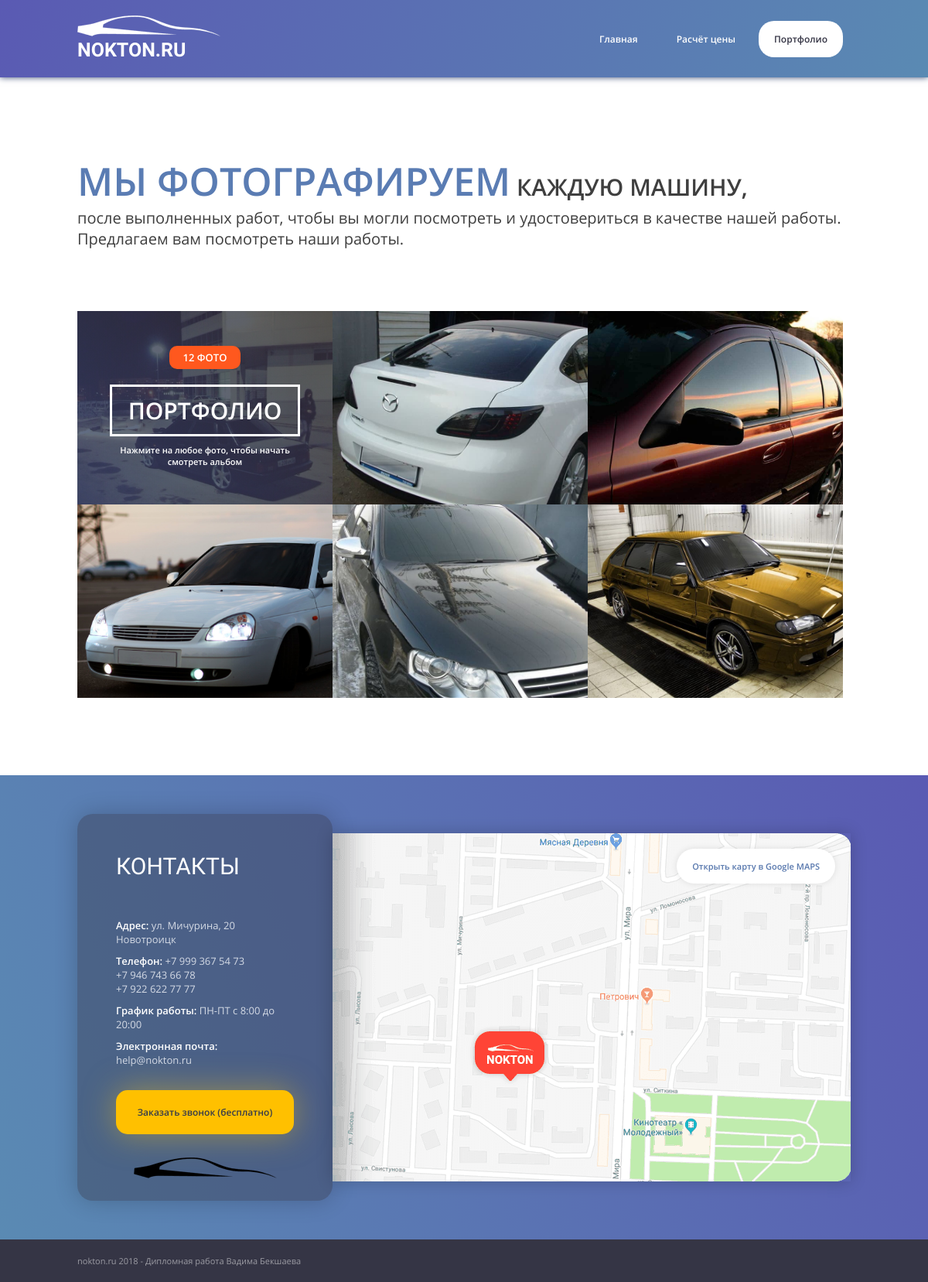
The app's page /portfolio with its own data.
### tables this page shows
CREATE TABLE `portfolio` (
  `id` int(9) NOT NULL,
  `name` varchar(128) NOT NULL
);

### config/routes.php (called while the page is built)
<?php
return array(
	'portfolio' => 'site/portfolio',
	'price_order' => 'site/priceorder',
	'ajax/()' => 'site/ajax/$1',
	'login' => 'admin/login',
	'admin' => 'admin/index',
    '' => 'site/index',
);

### controllers/SiteController.php (called while the page is built, shortened)
<?php
class SiteController
{
    public function actionPortfolio()
    {
        $prtfl_info = json_decode(portfolio::loadPhoto());
        $count_portfolio = $prtfl_info->line;
        $prtfl = $prtfl_info->data;
        require_once(ROOT . '/views/portfolio.php');
        return true;
    }
}

### index.php (called while the page is built, shortened)
<?php
$router = new Router();
$router->run();

### models/portfolio.php (called while the page is built, shortened)
<?php
class portfolio
{
    public static function loadPhoto($arg = "all"){
    	$db = db::getConnection();
        if($arg == "all") $sql = "SELECT * FROM `portfolio` ORDER BY id DESC";
        else {
            $id = intval($arg);
            $sql = "SELECT * FROM `portfolio` WHERE id='$id'";
        }
        $result = $db->prepare($sql);
        $result->setFetchMode(PDO::FETCH_ASSOC);
        $result->execute();
        $i = 1;
        $prtfl = [];
        $prtfl[0] = "";
        while ($row = $result->fetch()) {
            if(!isset($id))
            {
                $prtfl[$i]['id'] = $row['id'];
                $prtfl[$i]['name'] = $row['name'];
            }
            else {
                $prtfl['id'] = $row['id'];
                $prtfl['name'] = $row['name'];
            }
            $i++;
        }
        if($i == 1) $answer = ["line"=>"none"];
        else $answer = ["line"=>$i-1,"data"=>$prtfl];
        return json_encode($answer);
    }
}

### views/portfolio.php (the view, shortened to what this page needs)
<?php include ROOT."/views/layouts/head.php";?>
<body>
    <?php include ROOT."/views/layouts/nav.php";?>
    <div id="portfolio" class="wrapper">
        <p id="descript_portfolio"><span id="allot_1">Мы фотографируем</span><span id="allot_2"> каждую машину,</span><br>
        после выполненных работ, чтобы вы могли посмотреть и удостовериться в качестве нашей работы. Предлагаем вам посмотреть наши работы.</p>
        <div id="group_photo" class="view_photo">
            <?php
            $i = 1;
            while($i <= 6){
                if(isset($prtfl[$i])) {?>
                <div id="prtfl_job_<?=$i;?>" class="prtfl" data-id="<?=$prtfl[$i]->id;?>">
                    <img src="template/images/portfolio/<?=$prtfl[$i]->name;?>">
                    <?php if($i == 1) { ?>
                    <div id="prtfl_hover">
                        <p class="prtfl_count"><?=$count_portfolio;?> фото</p>
                        <p class="prtfl_titul">Портфолио</p>
                        <p class="text">Нажмите на любое фото, чтобы начать смотреть альбом</p>
                    </div>
                    <?php } ?>
                </div>
            <?php $i++;}
            }?>
        </div>
    </div>
    <?php include ROOT."/views/layouts/footer.php";?>
</body>
</html>

### components/Router.php (shortened to what this page needs)
<?php
class Router
{
    private $routes;
    public function __construct()
    {
        $routesPath = ROOT . '/config/routes.php';
        $this->routes = include($routesPath);
    }
    private function getURI()
    {
        if (!empty($_SERVER['REQUEST_URI'])) return trim($_SERVER['REQUEST_URI'], '/');
    }
    public function run()
    {
        $uri = $this->getURI();
        foreach ($this->routes as $uriPattern => $path) {
            if (preg_match("~$uriPattern~", $uri)) {
                $internalRoute = preg_replace("~$uriPattern~", $path, $uri);
                $segments = explode('/', $internalRoute);
                $controllerName = array_shift($segments) . 'Controller';
                $actionName = 'action' . ucfirst(array_shift($segments));
                $parameters = $segments;
                $controllerObject = new $controllerName;
                $result = call_user_func_array(array($controllerObject, $actionName), $parameters);
                if ($result != null) break;
            }
        }
    }
}

### template/style/main.css (style rules this page uses)
body { background-color: white; user-select: none; }
.wrapper { width: 1000px; min-width: 1000px; margin: 0 auto; }
.text { font: 13px opensans; color: #7a8087; }
.wrapper { margin: auto; display: block; width: 195px; }
#portfolio { margin-top: 100px; padding: 100px 0; }
#descript_portfolio { font: 20px opensans; color: #3f3f3f; }
#allot_1 { font: 50px opensans-sb; text-transform: uppercase; color: #5a7cb3; }
#allot_2 { font: 30px opensans-sb; text-transform: uppercase; color: #3f3f3f; }
#group_photo { margin-top: 80px; }
#group_photo > div { width: 330px; height: 250px; float: left; overflow: hidden; position: relative; background-color: #393e48; }
.prtfl { transition: 0.3s; cursor: pointer; }
#prtfl_job_1::before { content: ''; width: inherit; height: inherit; left: 0;top:0; position: absolute; background: linear-gradient(-131deg, #2d2d2d, #33456a); display: block; opacity: 0.77; transition: 0.3s; }
#prtfl_hover { width: inherit; height: inherit; position: absolute; top: 0;left: 0; text-align: center; cursor: pointer; }
.prtfl_count { font: 13px opensans-sb; text-transform: uppercase; color: white; background: #ff581e; width: 80px; padding: 6px; border-radius: 10px; margin: 45px auto 0; }
.prtfl_titul { font: 30px opensans-sb; text-transform: uppercase; color: white; border: 3px solid white; width: 200px; padding: 10px 20px; margin: 20px auto 10px; }
#prtfl_hover .text { font: 11px opensans-sb; color: white; width: 250px; margin: 0 auto; }
#group_photo img { display: none; }

### records on screen
portfolio: name (picture), count_portfolio "12"
portfolio: name (picture)
portfolio: name (picture)
portfolio: name (picture)
portfolio: name (picture)
portfolio: name (picture)
